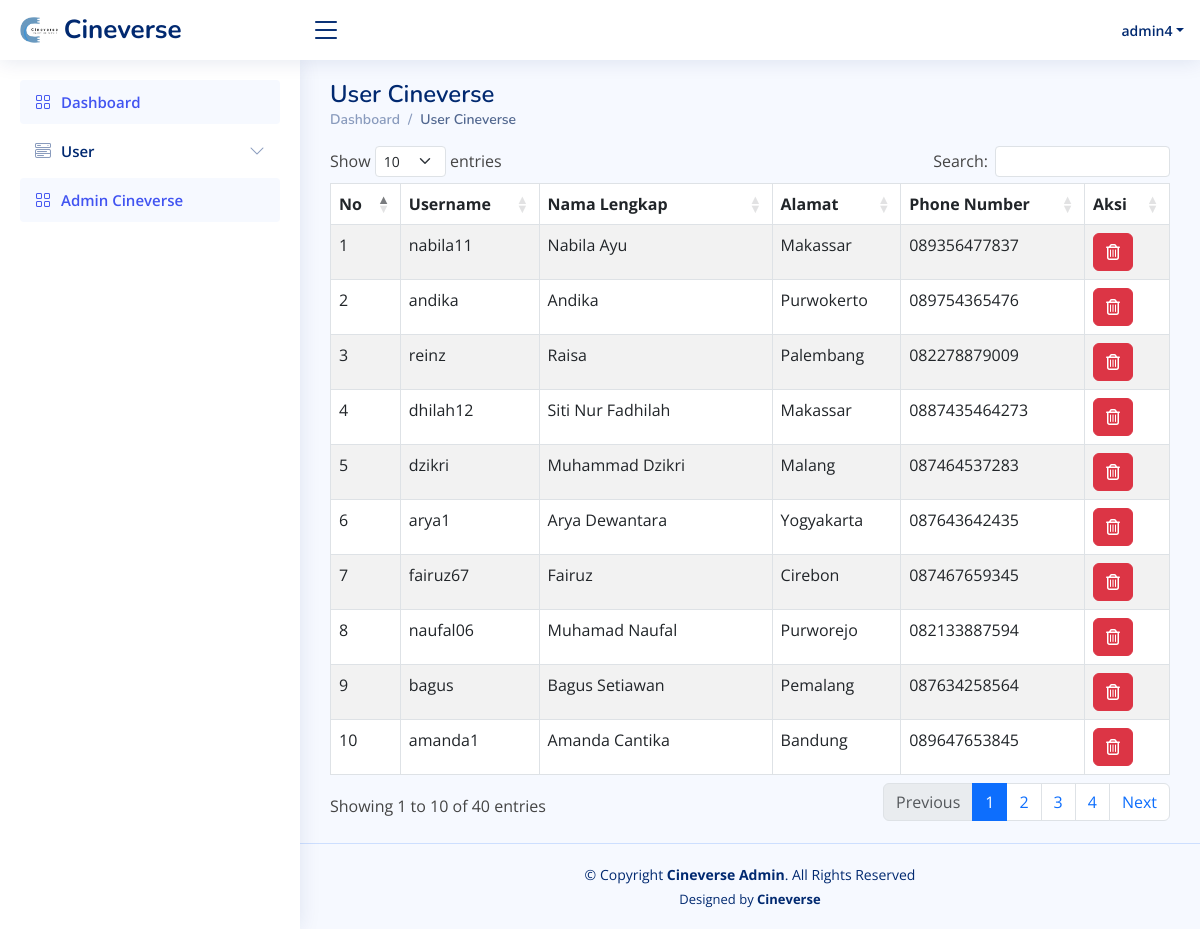
Screenshot of /admin/user/user.php (signed in) with the database file from the repository.
### tables this page shows
CREATE TABLE `user` (
  `id_nama_user` int(11) NOT NULL,
  `username` varchar(50) NOT NULL,
  `password` varchar(50) NOT NULL,
  `nama` varchar(50) NOT NULL,
  `alamat` text NOT NULL,
  `phone_number` varchar(13) NOT NULL
);

### admin/user/user.php (the view, shortened to what this page needs)
<!DOCTYPE html>
<html lang="en">
<head>
    <link href="../assets/vendor/bootstrap/css/bootstrap.min.css" rel="stylesheet">
    <link href="../assets/vendor/bootstrap-icons/bootstrap-icons.css" rel="stylesheet">
    <link href="../assets/vendor/simple-datatables/style.css" rel="stylesheet">
    <link rel="stylesheet" href="https://cdnjs.cloudflare.com/ajax/libs/twitter-bootstrap/5.3.0/css/bootstrap.min.css">
    <link rel="stylesheet" href="https://cdn.datatables.net/1.13.7/css/dataTables.bootstrap5.min.css">
    <link href="../assets/css/style.css" rel="stylesheet">
</head>
<body>
    <!-- <?php
            include '../../config/koneksi.php';
            $query = mysqli_query($conn, "SELECT * FROM `user`")
            ?> -->
    <header id="header" class="header fixed-top d-flex align-items-center">
        <div class="d-flex align-items-center justify-content-between">
            <a href="index.html" class="logo d-flex align-items-center">
                <img src="../assets/img/logo.png" alt="">
                <span class="d-none d-lg-block">Cineverse</span>
            </a>
            <i class="bi bi-list toggle-sidebar-btn"></i>
        </div>
        <nav class="header-nav ms-auto">
            <ul class="d-flex align-items-center">
                <li class="nav-item dropdown pe-3">
                    <a class="nav-link nav-profile d-flex align-items-center pe-0" href="#" data-bs-toggle="dropdown">
                        <span class="d-none d-md-block dropdown-toggle ps-2"><?php echo $_SESSION["username_admin"] ?></span>
                    </a>
                </li>
            </ul>
        </nav>
    </header>
    <aside id="sidebar" class="sidebar">
        <ul class="sidebar-nav" id="sidebar-nav">
            <li class="nav-item">
                <a class="nav-link " href="../dashboard.php">
                    <i class="bi bi-grid"></i>
                    <span>Dashboard</span>
                </a>
            </li>
            <li class="nav-item">
                <a class="nav-link collapsed" data-bs-target="#tables-nav" data-bs-toggle="collapse" href="dashboard.php">
                    <i class="bi bi-menu-button-wide"></i><span>User</span><i class="bi bi-chevron-down ms-auto"></i>
                </a>
            </li>
            <li class="nav-item">
                <a class="nav-link" href="../admincineverse/admin.php">
                    <i class="bi bi-grid"></i>
                    <span>Admin Cineverse</span>
                </a>
            </li>
        </ul>
    </aside>
    <main id="main" class="main">
        <div class="pagetitle">
            <h1>User Cineverse</h1>
            <nav>
                <ol class="breadcrumb">
                    <li class="breadcrumb-item"><a href="../dashboard.php">Dashboard</a></li>
                    <li class="breadcrumb-item active">User Cineverse</li>
                </ol>
            </nav>
        </div>
        <section class="section dashboard">
            <div class="row">
                <table id="data-tabel" class="table table-striped table-bordered">
                    <thead>
                        <tr>
                            <th>
                                No
                            </th>
                            <th>
                                Username
                            </th>
                            <th>
                                Nama Lengkap
                            </th>
                            <th>
                                Alamat
                            </th>
                            <th>
                                Phone Number
                            </th>
                            <th>
                                Aksi
                            </th>
                        </tr>
                    </thead>
                    <tbody>
                        <?php
                        if (mysqli_num_rows($query) > 0) {
                            $no = 1;
                            while ($data = mysqli_fetch_array($query)) {
                        ?>
                                <tr>
                                    <td><?php echo $no ?></td>
                                    <td><?php echo $data["username"] ?></td>
                                    <td><?php echo $data["nama"] ?></td>
                                    <td><?php echo $data["alamat"] ?></td>
                                    <td><?php echo $data["phone_number"] ?></td>
                                    <td>
                                        <a data-id="<?php echo $data["id_nama_user"] ?>" class="btn-delete">
                                            <button type="button" class="btn btn-danger"><i class="fa-regular fa-trash-can"></i></button>
                                        </a>
                                    </td>
                                </tr>
                            <?php $no++;
                            } ?>
                        <?php } ?>
                    </tbody>
                </table>
            </div>
        </section>
    </main>
    <footer id="footer" class="footer">
        <div class="copyright">
            &copy; Copyright <strong><span>Cineverse Admin</span></strong>. All Rights Reserved
        </div>
        <div class="credits">
            Designed by <strong><span>Cineverse</span></strong>
        </div>
    </footer>
</body>
</html>

### admin/assets/css/style.css (style rules this page uses)
:root { scroll-behavior: smooth; }
body { font-family: "Open Sans", sans-serif; background: #f6f9ff; color: #444444; }
a { color: #4154f1; text-decoration: none; }
h1, h2, h3, h4, h5, h6 { font-family: "Nunito", sans-serif; }
#main { margin-top: 60px; padding: 20px 30px; transition: all 0.3s; }
.pagetitle { margin-bottom: 10px; }
.pagetitle h1 { font-size: 24px; margin-bottom: 0; font-weight: 600; color: #012970; }
.breadcrumb { font-size: 14px; font-family: "Nunito", sans-serif; color: #899bbd; font-weight: 600; }
.breadcrumb a { color: #899bbd; transition: 0.3s; }
.breadcrumb .breadcrumb-item::before { color: #899bbd; }
.breadcrumb .active { color: #51678f; font-weight: 600; }
.logo { line-height: 1; }
@media (min-width: 1200px) { .logo { width: 280px; } }
.logo img { max-height: 26px; margin-right: 6px; }
.logo span { font-size: 26px; font-weight: 700; color: #012970; font-family: "Nunito", sans-serif; }
.header { transition: all 0.5s; z-index: 997; height: 60px; box-shadow: 0px 2px 20px rgba(1, 41, 112, 0.1); background-color: #fff; padding-left: 20px; }
.header .toggle-sidebar-btn { font-size: 32px; padding-left: 10px; cursor: pointer; color: #012970; }
.header-nav ul { list-style: none; }
.header-nav > ul { margin: 0; padding: 0; }
.header-nav .nav-profile { color: #012970; }
.header-nav .nav-profile span { font-size: 14px; font-weight: 600; }
.sidebar { position: fixed; top: 60px; left: 0; bottom: 0; width: 300px; z-index: 996; transition: all 0.3s; padding: 20px; overflow-y: auto; scrollbar-width: thin; scrollbar-color: #aab7cf transparent; box-shadow: 0px 0px 20px rgba(1, 41, 112, 0.1); background-color: #fff; }
@media (min-width: 1200px) { #main, #footer { margin-left: 300px; } }
.sidebar-nav { padding: 0; margin: 0; list-style: none; }
.sidebar-nav li { padding: 0; margin: 0; list-style: none; }
.sidebar-nav .nav-item { margin-bottom: 5px; }
.sidebar-nav .nav-link { display: flex; align-items: center; font-size: 15px; font-weight: 600; color: #4154f1; transition: 0.3; background: #f6f9ff; padding: 10px 15px; border-radius: 4px; }
.sidebar-nav .nav-link i { font-size: 16px; margin-right: 10px; color: #4154f1; }
.sidebar-nav .nav-link.collapsed { color: #012970; background: #fff; }
.sidebar-nav .nav-link.collapsed i { color: #899bbd; }
.sidebar-nav .nav-link .bi-chevron-down { margin-right: 0; transition: transform 0.2s ease-in-out; }
.footer { padding: 20px 0; font-size: 14px; transition: all 0.3s; border-top: 1px solid #cddfff; }
.footer .copyright { text-align: center; color: #012970; }
.footer .credits { padding-top: 5px; text-align: center; font-size: 13px; color: #012970; }

### rows the page displays
user: username "nabila11", nama "Nabila Ayu", alamat "Makassar", phone_number "089356477837"
user: username "andika", nama "Andika", alamat "Purwokerto", phone_number "089754365476"
user: username "reinz", nama "Raisa", alamat "Palembang", phone_number "082278879009"
user: username "dhilah12", nama "Siti Nur Fadhilah", alamat "Makassar", phone_number "0887435464273"
user: username "dzikri", nama "Muhammad Dzikri", alamat "Malang", phone_number "087464537283"
user: username "arya1", nama "Arya Dewantara", alamat "Yogyakarta", phone_number "087643642435"
user: username "fairuz67", nama "Fairuz", alamat "Cirebon", phone_number "087467659345"
user: username "naufal06", nama "Muhamad Naufal", alamat "Purworejo", phone_number "082133887594"
user: username "bagus", nama "Bagus Setiawan", alamat "Pemalang", phone_number "087634258564"
user: username "amanda1", nama "Amanda Cantika", alamat "Bandung", phone_number "089647653845"

### other values shown
$_SESSION["username_admin"] "admin4"
